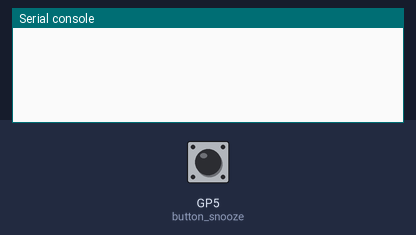
The program below on a simulated Raspberry Pi Pico running MicroPython. Parts: the last lines printed to the serial console. Inputs (shaded band) come from the test bench; at power-on: GP5 (button_snooze) HIGH.

Above: at 1.2 s.
1.3 s: GP5 (button_snooze) pulled LOW for 0.15 s
At 2.6 s:
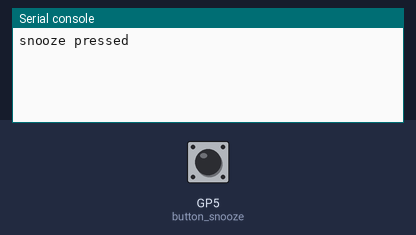
3.0 s: GP5 (button_snooze) pulled LOW for 3.2 s
At 6.0 s:
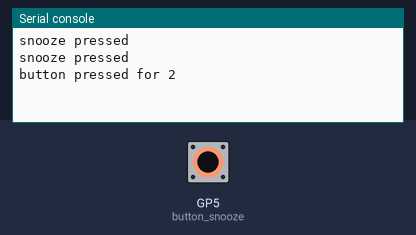

The program:

timer-test.py
```python
import time
from machine import Pin

snooze = False
count = 0

button_snooze = Pin(5, Pin.IN, Pin.PULL_UP)


def snoozeHandler(pin):
    global snooze, count
    #tim.init(freq = 1, mode=Timer.PERIODIC, callback = buttonTimer)
    pin.irq(handler=None)

    #print("snoozehandler")
    count = 0

    while pin.value() == 0 and count < 2:
        time.sleep(0.1)
        count += 0.1
    #tim.deinit()
    snooze = True
    pin.irq(handler=snoozeHandler)

button_snooze.irq(trigger=Pin.IRQ_FALLING, handler=snoozeHandler)
#tim.init(freq = 1, mode=Timer.PERIODIC, callback = buttonTimer)

while True:
    if snooze:
        print ("snooze pressed")
        #snooze = False
        if count >= 2:
            print ("button pressed for 2")
            count = 0
            #jump to settings
        snooze = False
    time.sleep(0.2)
```

Measured:
- after the input at 1.3 s, the serial console: prints a new line after 0.20 s (image 1)
- after the input at 3.0 s, the serial console: prints a new line after 2.0 s (image 2)
